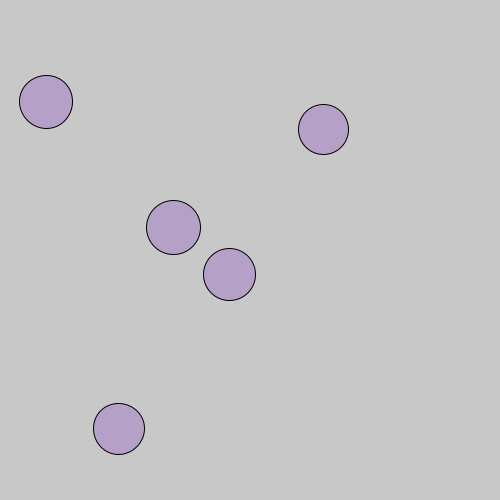
Frame 1 (no input)
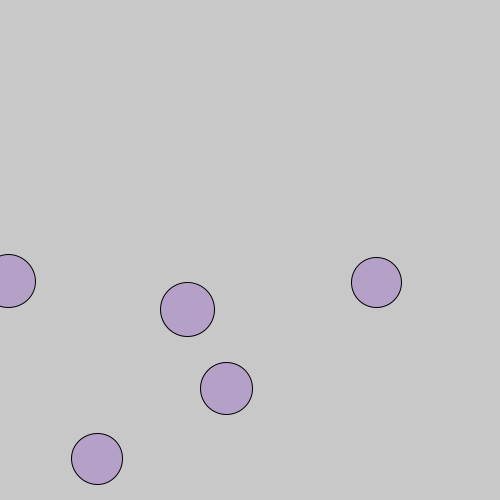
Frame 60 (the mouse pressed at the canvas centre just before this capture)
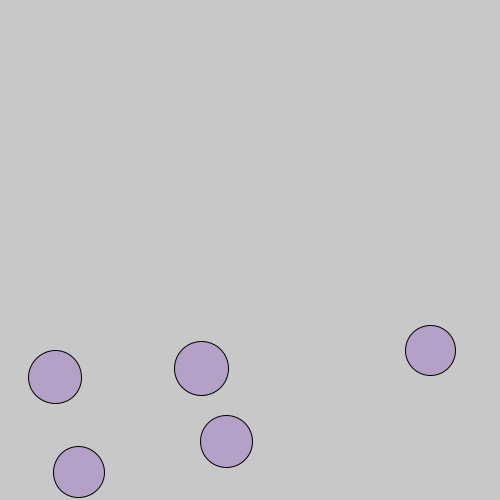
Frame 120 (the mouse held since frame 60 and released just before this capture)

The Processing sketch that drew these frames (run headless with seeded random() and noise(); from frame 60 on, the mouse is pressed at the canvas centre):

// Processing sketch: processing_105991
// ── processing_105991.pde

int ballnumber=5;
float [] ballx=new float[ballnumber];
float [] bally= new float[ballnumber];
float [] ballSize=new float[ballnumber];
float [] xspeed=new float [ballnumber];
float [] yspeed=new float [ballnumber];

float gravity;

void setup() {
  fill(100, 0, 200, 50);
  size(500, 500);
  gravity=0.5;
  for (int i=0; i<ballnumber; i++) {
    ballx[i]=random(width);
    bally[i]=random(height);
    ballSize[i]=i+50;
    xspeed[i]=random(-1, 1);
    yspeed[i]=0;
  }
}

void draw() {
  background(200, 200, 200, 10);

  for (int i=0; i<ballnumber; i++) {
    ellipse(ballx[i], bally[i], ballSize[i], ballSize[i]);
    ballx[i]+=xspeed[i];
    bally[i]+=yspeed[i];
    yspeed[i]+=gravity;
    //this checks the ball does not exit the screen height
    if (bally[i]>height) {
      yspeed[i]=yspeed[i]*-0.8;
      bally[i]=height;
    }
    //this checks that the ball does not exit the screen width
    if (ballx[i]>width || ballx[i]<0) {
      xspeed[i]=xspeed[i]*-0.8;
      if (ballx[i]>width) {
        ballx[i]=width;
      }
      if (ballx[i]<0) {
        ballx[i]=0;
      }
    }
  }
  for (int i=0; i<ballnumber; i++) {
    for (int j=i+1; j<ballnumber; j++) {
      if (dist(ballx[i], bally[i], ballx[j], bally[j])<50) {
        yspeed[i]=yspeed[i]*-1;
        xspeed[i]=xspeed[i]*-1;
      }
    }
  }
}
